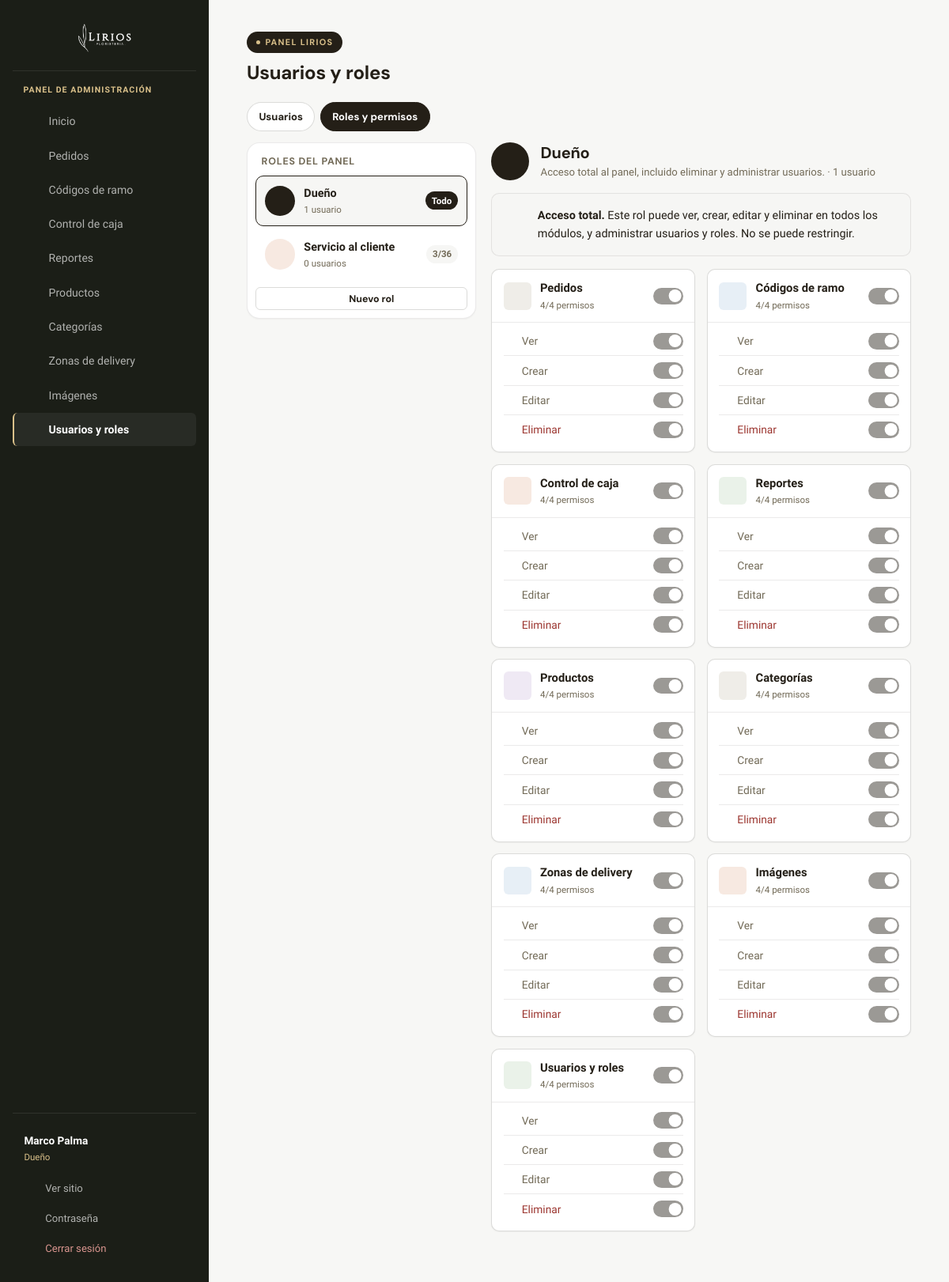
/admin/roles.php (signed in), run on the app's committed database.
### tables this page shows
CREATE TABLE admin_usuarios (
  id            INT AUTO_INCREMENT PRIMARY KEY,
  usuario       VARCHAR(50) NOT NULL UNIQUE,
  nombre        VARCHAR(100) NOT NULL,
  password_hash VARCHAR(255) NOT NULL,
  rol_id        INT NOT NULL,
  activo        TINYINT(1) NOT NULL DEFAULT 1,
  ultimo_acceso DATETIME DEFAULT NULL,
  creado_en     DATETIME NOT NULL DEFAULT CURRENT_TIMESTAMP,
  FOREIGN KEY (rol_id) REFERENCES admin_roles(id)
);

CREATE TABLE admin_roles (
  id          INT AUTO_INCREMENT PRIMARY KEY,
  nombre      VARCHAR(80) NOT NULL UNIQUE,
  descripcion VARCHAR(200) DEFAULT NULL,
  es_dueno    TINYINT(1) NOT NULL DEFAULT 0,   
  creado_en   DATETIME NOT NULL DEFAULT CURRENT_TIMESTAMP
);

### admin/includes/functions.php (called while the page is built, shortened)
<?php
function e(?string $texto): string
{
    return htmlspecialchars((string) $texto, ENT_QUOTES, 'UTF-8');
}

### admin/includes/permisos.php (called while the page is built, shortened)
<?php
function usuario_actual(): ?array
{
    static $cargado = false, $usuario = null;
    if ($cargado) {
        return $usuario;
    }
    $cargado = true;
    $id = (int) ($_SESSION['usuario_id'] ?? 0);
    $stmt = db()->prepare(
        'SELECT u.id, u.usuario, u.nombre, u.rol_id, r.nombre AS rol_nombre, r.es_dueno
         FROM admin_usuarios u JOIN admin_roles r ON r.id = u.rol_id
         WHERE u.id = ? AND u.activo = 1'
    );
    $stmt->execute([$id]);
    $fila = $stmt->fetch();
    $permisos = [];
    $fila['permisos'] = $permisos;
    $usuario = $fila;
    return $usuario;
}
function puede(string $modulo, string $accion = 'ver'): bool
{
    $u = usuario_actual();
    if ((int) $u['es_dueno'] === 1) {
        return true;
    }
    return !empty($u['permisos'][$modulo][$accion]);
}

### config/db.php (called while the page is built, shortened)
<?php
function db(): PDO
{
    static $pdo = null;
    if ($pdo === null) {
        try {
            $pdo = new PDO(
                'mysql:host=' . DB_HOST . ';dbname=' . DB_NAME . ';charset=utf8mb4',
                DB_USER,
                DB_PASS,
                [
                    PDO::ATTR_ERRMODE => PDO::ERRMODE_EXCEPTION,
                    PDO::ATTR_DEFAULT_FETCH_MODE => PDO::FETCH_ASSOC,
                    PDO::ATTR_EMULATE_PREPARES => false,
                ]
            );
        } catch (PDOException $e) {
            error_log('[lirios] No se pudo conectar a la base de datos: ' . $e->getMessage());
            fallar_conexion_bd();
        }
    }
    return $pdo;
}

### admin/includes/auth.php (called while the page is built, shortened)
<?php
require_once __DIR__ . '/permisos.php';
if (empty($_SESSION['lirios_admin']) || usuario_actual() === null) {
    unset($_SESSION['lirios_admin'], $_SESSION['usuario_id']);
    header('Location: index.php');
    exit;
}

### admin/roles.php (the view, shortened to what this page needs)
<?php
require_once __DIR__ . '/includes/auth.php';
require_once __DIR__ . '/includes/functions.php';
require_once __DIR__ . '/includes/layout.php';
$roles = db()->query(
    'SELECT r.*, (SELECT COUNT(*) FROM admin_usuarios u WHERE u.rol_id = r.id) AS usuarios
     FROM admin_roles r ORDER BY r.es_dueno DESC, r.nombre'
)->fetchAll();
$permisosPorRol = [];
foreach (db()->query('SELECT * FROM admin_rol_permisos')->fetchAll() as $p) {
    $permisosPorRol[$p['rol_id']][$p['modulo']] = $p;
}
$ICONO_ACCION = ['ver' => 'ver', 'crear' => 'mas', 'editar' => 'editar', 'eliminar' => 'eliminar'];
$ICONO_MODULO = [
    'pedidos' => 'pedidos', 'codigos' => 'codigos', 'caja' => 'caja', 'reportes' => 'reportes', 'productos' => 'productos',
    'categorias' => 'categorias', 'zonas' => 'zonas', 'imagenes' => 'imagenes', 'usuarios' => 'usuarios',
];
$TOTAL_PERMISOS = count(MODULOS) * count(ACCIONES_PERMISO);
$rolSel = (int) ($_GET['rol'] ?? 0);
if (!in_array($rolSel, array_map('intval', array_column($roles, 'id')), true)) {
    $rolSel = (int) $roles[0]['id'];
}
$puedeEditar = puede('usuarios', 'editar');
admin_header('Usuarios y roles', 'usuarios.php');
?>
<nav class="ped-tabs" aria-label="Usuarios y roles">
  <a href="usuarios.php">Usuarios</a>
  <a href="roles.php" class="on">Roles y permisos</a>
</nav>
<div class="ur-roles">
  <aside class="ur-roles-lista" role="tablist" aria-label="Roles">
    <h2>Roles del panel</h2>
    <?php foreach ($roles as $r):
        $esD = (int) $r['es_dueno'] === 1;
        $cuenta = 0;
        foreach ($permisosPorRol[$r['id']] ?? [] as $pp) {
            $cuenta += (int) $pp['puede_ver'] + (int) $pp['puede_crear'] + (int) $pp['puede_editar'] + (int) $pp['puede_eliminar'];
        }
        ?>
      <button type="button" class="ur-rol-item" role="tab" data-rol="<?= (int) $r['id'] ?>" aria-selected="<?= (int) $r['id'] === $rolSel ? 'true' : 'false' ?>">
        <span class="ur-ico ur-tono-<?= $esD ? 'dueno' : (int) $r['id'] % 5 ?>"><?= admin_icono($esD ? 'corona' : 'escudo') ?></span>
        <span class="txt">
          <strong><?= e($r['nombre']) ?></strong>
          <small><?= (int) $r['usuarios'] ?> <?= (int) $r['usuarios'] === 1 ? 'usuario' : 'usuarios' ?></small>
        </span>
        <span class="ur-rol-cuenta" data-cuenta-rol="<?= (int) $r['id'] ?>" title="Permisos concedidos"><?= $esD ? 'Todo' : $cuenta . '/' . $TOTAL_PERMISOS ?></span>
      </button>
    <?php endforeach; ?>
    <?php if (puede('usuarios', 'crear')): ?>
      <button type="button" class="btn mini secundario ur-rol-nuevo" data-abrir-modal="modal-rol-nuevo"><?= admin_icono('mas') ?> Nuevo rol</button>
    <?php endif; ?>
  </aside>
  <div>
    <?php foreach ($roles as $r):
        $esD = (int) $r['es_dueno'] === 1;
        $fid = 'rol-' . (int) $r['id'];
        $iM = 0;
        ?>
      <section class="ur-panel" data-panel="<?= (int) $r['id'] ?>" <?= (int) $r['id'] === $rolSel ? '' : 'hidden' ?>>
        <form id="<?= e($fid) ?>" method="post" action="roles.php">
          <div class="ur-panel-cab">
            <span class="ur-ico ur-tono-<?= $esD ? 'dueno' : (int) $r['id'] % 5 ?>"><?= admin_icono($esD ? 'corona' : 'escudo') ?></span>
            <div>
              <h2><?= e($r['nombre']) ?></h2>
              <p><?= e($r['descripcion'] ?: ($esD ? 'Acceso total al panel.' : 'Sin descripción')) ?> · <?= (int) $r['usuarios'] ?> <?= (int) $r['usuarios'] === 1 ? 'usuario' : 'usuarios' ?></p>
            </div>
          </div>
          <?php if ($esD): ?>
            <div class="ur-aviso-dueno">
              <?= admin_icono('corona') ?>
              <div><strong>Acceso total.</strong> Este rol puede ver, crear, editar y eliminar en todos los módulos, y administrar usuarios y roles. No se puede restringir.</div>
            </div>
          <?php endif; ?>
          <div class="ur-modulos" style="<?= $esD ? 'margin-top:1rem' : '' ?>">
            <?php foreach (MODULOS as $modulo => $etqMod):
                $perm = $permisosPorRol[$r['id']][$modulo] ?? [];
                $marcados = 0;
                foreach (array_keys(ACCIONES_PERMISO) as $a) {
                    $marcados += ($esD || !empty($perm['puede_' . $a])) ? 1 : 0;
                }
                $bloqueado = $esD || !$puedeEditar;
                ?>
              <div class="ur-modulo <?= $marcados ? 'on' : '' ?>" data-modulo>
                <div class="ur-modulo-cab">
                  <span class="ur-ico ur-tono-<?= $iM++ % 5 ?>"><?= admin_icono($ICONO_MODULO[$modulo] ?? 'escudo') ?></span>
                  <strong><?= e($etqMod) ?><small><span data-cuenta><?= $marcados ?></span>/<?= count(ACCIONES_PERMISO) ?> permisos</small></strong>
                  <label class="ur-switch" title="Marcar o quitar todos">
                    <input type="checkbox" data-master aria-label="Todos los permisos de <?= e($etqMod) ?>" <?= $marcados === count(ACCIONES_PERMISO) ? 'checked' : '' ?> <?= $bloqueado ? 'disabled' : '' ?>><span></span>
                  </label>
                </div>
                <div class="ur-modulo-cuerpo">
                  <?php foreach (ACCIONES_PERMISO as $a => $etqA): ?>
                    <label class="ur-permiso <?= $a === 'eliminar' ? 'eliminar' : '' ?>">
                      <span class="lbl"><?= admin_icono($ICONO_ACCION[$a]) ?><?= e($etqA) ?></span>
                      <span class="ur-switch">
                               <?= ($esD || !empty($perm['puede_' . $a])) ? 'checked' : '' ?> <?= $bloqueado ? 'disabled' : '' ?>><span></span>
                      </span>
                    </label>
                  <?php endforeach; ?>
                </div>
              </div>
            <?php endforeach; ?>
          </div>
        </form>
      </section>
    <?php endforeach; ?>
  </div>
</div>
<?php admin_footer(); ?>

### admin/includes/layout.php (shortened to what this page needs)
<?php
function admin_icono(string $nombre): string
{
    $d = $trazos[$nombre] ?? '';
    return '<svg viewBox="0 0 24 24" fill="none" stroke="currentColor" stroke-width="1.75" '
        . 'stroke-linecap="round" stroke-linejoin="round" aria-hidden="true">' . $d . '</svg>';
}
function admin_header(string $titulo, string $activo = ''): void
{
    $todos = [
        'dashboard.php' => ['inicio', 'Inicio', null],
        'pedidos.php' => ['pedidos', 'Pedidos', 'pedidos'],
        'codigos.php' => ['codigos', 'Códigos de ramo', 'codigos'],
        'caja.php' => ['caja', 'Control de caja', 'caja'],
        'reportes.php' => ['reportes', 'Reportes', 'reportes'],
        'productos.php' => ['productos', 'Productos', 'productos'],
        'categorias.php' => ['categorias', 'Categorías', 'categorias'],
        'zonas-delivery.php' => ['zonas', 'Zonas de delivery', 'zonas'],
        'subir-imagen.php' => ['imagenes', 'Imágenes', 'imagenes'],
        'usuarios.php' => ['usuarios', 'Usuarios y roles', 'usuarios'],
    ];
    $items = [];
    foreach ($todos as $url => [$icono, $nombre, $modulo]) {
        if ($modulo === null ? es_dueno() : puede($modulo, 'ver')) {
            $items[$url] = [$icono, $nombre];
        }
    }
    $yo = usuario_actual();
    ?>
<!DOCTYPE html>
<html lang="es">
<head>
  <link rel="stylesheet" href="../css/admin.css?v=37">
</head>
<body class="admin-shell">
  <aside class="admin-sidebar">
    <a class="sidebar-brand" href="dashboard.php">
      <img src="../images/Logo_Negativo.png" alt="LIRIOS Floristería">
    </a>
    <span class="sidebar-eyebrow">Panel de administración</span>
    <nav class="sidebar-nav">
      <?php foreach ($items as $url => [$icono, $nombre]): ?>
        <a href="<?= e($url) ?>" class="<?= $activo === $url ? 'activo' : '' ?>">
          <span class="sidebar-icon"><?= admin_icono($icono) ?></span>
          <?= e($nombre) ?>
        </a>
      <?php endforeach; ?>
    </nav>
    <div class="sidebar-footer">
      <?php if ($yo): ?>
        <span class="sidebar-usuario"><strong><?= e($yo['nombre']) ?></strong><small><?= e($yo['rol_nombre']) ?></small></span>
      <?php endif; ?>
      <a href="../index.html" target="_blank" rel="noopener">
        <span class="sidebar-icon"><?= admin_icono('externo') ?></span> Ver sitio
      </a>
      <a href="cambiar-password.php" class="<?= $activo === 'cambiar-password.php' ? 'activo' : '' ?>">
        <span class="sidebar-icon"><?= admin_icono('contrasena') ?></span> Contraseña
      </a>
      <a href="logout.php" class="salir">
        <span class="sidebar-icon"><?= admin_icono('salir') ?></span> Cerrar sesión
      </a>
    </div>
  </aside>
  <div class="admin-content">
    <span class="eyebrow">Panel LIRIOS</span>
    <h1><?= e($titulo) ?></h1>
<?php
}
function admin_footer(): void
{
    ?>
  </div>
</body>
</html>
    <?php
}

### data on the page
admin_usuarios: nombre "Marco Palma", rol.nombre "Dueño"
admin_roles: nombre "Dueño", usuarios "1", es_dueno "Todo", descripcion "Acceso total al panel, incluido eliminar y administrar usuarios.", etqMod "Pedidos", marcados "4", etqA "Ver", etqA "Crear", etqA "Editar", etqA "Eliminar", etqMod "Códigos de ramo", etqMod "Control de caja", etqMod "Reportes", etqMod "Productos", etqMod "Categorías", etqMod "Zonas de delivery", etqMod "Imágenes", etqMod "Usuarios y roles"
admin_roles: nombre "Servicio al cliente", usuarios "0", cuenta "3"

### other printed values
$nombre "Inicio"
$nombre "Pedidos"
$nombre "Códigos de ramo"
$nombre "Control de caja"
$nombre "Reportes"
$nombre "Productos"
$nombre "Categorías"
$nombre "Zonas de delivery"
$nombre "Imágenes"
$nombre "Usuarios y roles"
$titulo "Usuarios y roles"
